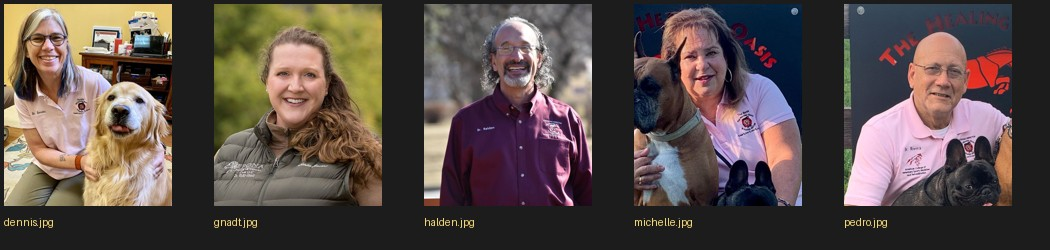
#> input picture apps/acupuncture-campaign/img/_faculty_proof.jpg, 1050 x 250 px
$ python -i photo-grade.py   (imports and definitions only)
#> lines starting #> are read from the running program, lines starting #| are printed output that depends on the picture
"""Photographic grading for the rescue's own photographs.
Exposure, contrast, shadow recovery, colour and sharpening only — nothing added
to the scene, nothing taken out of it."""
from PIL import Image, ImageEnhance, ImageFilter
import math

def luma_percentiles(im, lo=0.004, hi=0.996):
    h = im.convert("L").histogram()
    n = sum(h); c = 0; p_lo = 0; p_hi = 255
    for v, k in enumerate(h):
        c += k
        if p_lo == 0 and c >= n*lo: p_lo = v
        if c >= n*hi: p_hi = v; break
    return max(p_lo, 0), min(max(p_hi, p_lo+1), 255)

def build_lut(p_lo, p_hi, black=4, white=247, s=0.36, shadow=0.14, knee=0.80, gamma=1.0):
    lut = []
    for v in range(256):
        x = (v - p_lo) / float(p_hi - p_lo)          # levels
        x = min(1.0, max(0.0, x))
        x = x + s * x * (1 - x) * (2 * x - 1)        # S-curve contrast
        if shadow:                                    # recover the deep end
            x += shadow * math.exp(-((x / 0.22) ** 2)) * (1 - x) * 0.9
        if x > knee:                                  # roll the highlights off
            x = knee + (x - knee) * 0.55
        if gamma != 1.0:
            x = x ** (1.0 / gamma)
        x = min(1.0, max(0.0, x))
        lut.append(int(round(black + x * (white - black))))
    return lut

def warm(im, r=1.016, g=1.004, b=0.989):
    R, G, B = im.split()
    R = R.point(lambda v: min(255, int(v*r)))
    G = G.point(lambda v: min(255, int(v*g)))
    B = B.point(lambda v: min(255, int(v*b)))
    return Image.merge("RGB", (R, G, B))

def vignette(im, amount=0.16):
    w, h = im.size
    m = Image.new("L", (w, h), 255)
    px = m.load()
    cx, cy = w/2.0, h/2.0
    rmax = math.hypot(cx, cy)
    for y in range(0, h, 2):
        for x in range(0, w, 2):
            d = math.hypot(x-cx, y-cy)/rmax
            v = int(255 * (1 - amount * max(0.0, d-0.45)/0.55))
            for dy in (0,1):
                for dx in (0,1):
                    if x+dx < w and y+dy < h: px[x+dx, y+dy] = v
    dark = Image.new("RGB", (w, h), (0, 0, 0))
    return Image.composite(im, dark, m)

def grade(im, sat=1.14, s=0.36, shadow=0.14, sharp=(1.4, 95, 3), vig=0.08):
    p_lo, p_hi = luma_percentiles(im)
    lut = build_lut(p_lo, p_hi, s=s, shadow=shadow)
    out = im.point(lut * 3)
    out = warm(out)
    out = ImageEnhance.Color(out).enhance(sat)
    if vig: out = vignette(out, vig)
    out = out.filter(ImageFilter.UnsharpMask(radius=sharp[0], percent=sharp[1], threshold=sharp[2]))
    return out

>>> from PIL import Image
>>> picture = Image.open('../apps/acupuncture-campaign/img/_faculty_proof.jpg')
#> picture is the input picture: PIL image 1050x250 RGB; mean R, G, B 88.8, 76.6, 72.7
>>> result = grade(picture)
#> in luma_percentiles, `h = im.convert("L").histogram()`: h = 256 values, max 82256 at index 28, min 22 at index 249, mean 1025.4
#> in luma_percentiles, `n = sum(h)`: n = 262500
#> the loop in luma_percentiles, `for v, k in enumerate(h):` made 235 passes
#> (k, c, p_lo) on pass 4: (398, 1179, 3)
#> (c, p_hi) on pass 235: (261546, 234)
#> after the loop in luma_percentiles, `for v, k in enumerate(h):`: c = 261546; p_lo = 3
#> in grade, `p_lo, p_hi = luma_percentiles(im)`: p_hi = 234
#> the loop in build_lut, `for v in range(256):` made 256 passes
#> x on passes 1 to 12: 0.126, 0.126, 0.126, 0.126, 0.128, 0.131, 0.133, 0.136, 0.138, 0.14, 0.143, 0.145
#> after the loop in build_lut, `for v in range(256):`: lut = 256 values from 35 to 225
#> in grade, `out = im.point(lut * 3)`:
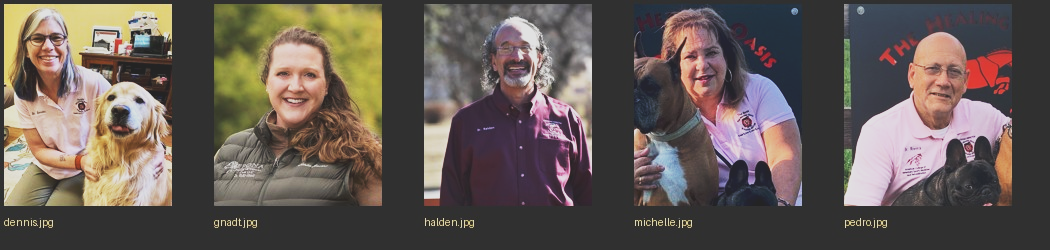
#> out: PIL image 1050x250 RGB; mean R, G, B 101.1, 91, 85.2
#> in warm, `R, G, B = im.split()`:
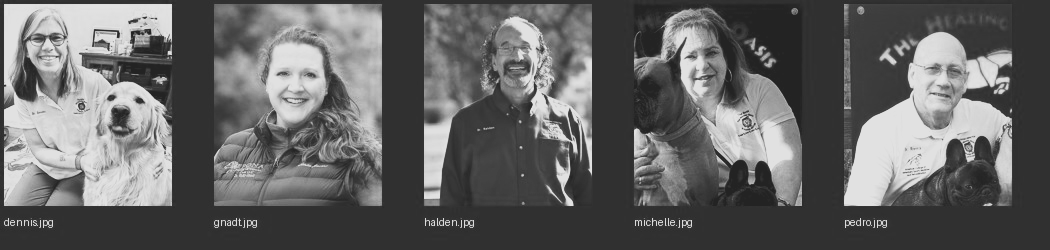
#> R: PIL image 1050x250 L; min 35, max 225, mean 101.1
#> in warm, `R, G, B = im.split()`:
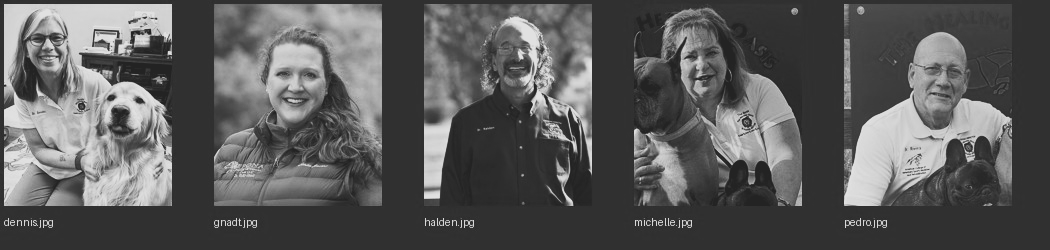
#> G: PIL image 1050x250 L; min 35, max 225, mean 91
#> in warm, `R, G, B = im.split()`:
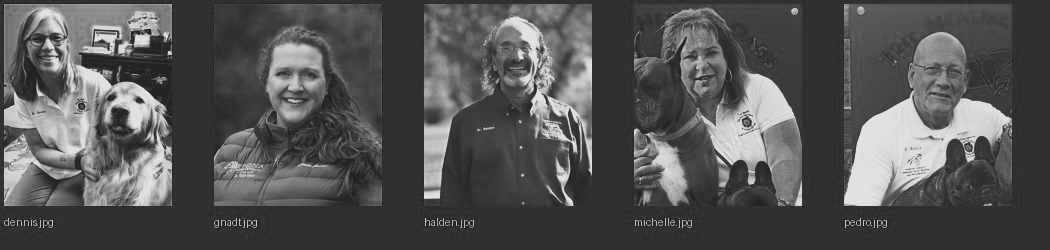
#> B: PIL image 1050x250 L; min 35, max 225, mean 85.2
#> in vignette, `m = Image.new("L", (w, h), 255)`: m: PIL image 1050x250 L; every value is 255
#> in vignette, `dark = Image.new("RGB", (w, h), (0, 0, 0))`: dark: PIL image 1050x250 RGB; every value is 0
#> in grade, `out = out.filter(ImageFilter.UnsharpMask(radius=sharp[0], percent=shar..`:
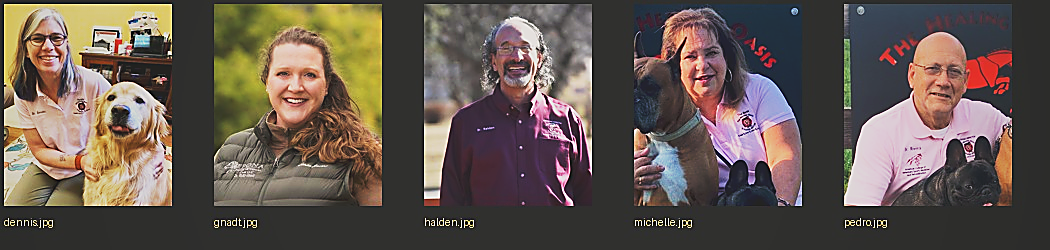
#> out: PIL image 1050x250 RGB; mean R, G, B 100.2, 88, 80

$ run again, on apps/acupuncture-campaign/img/a-b1.jpg
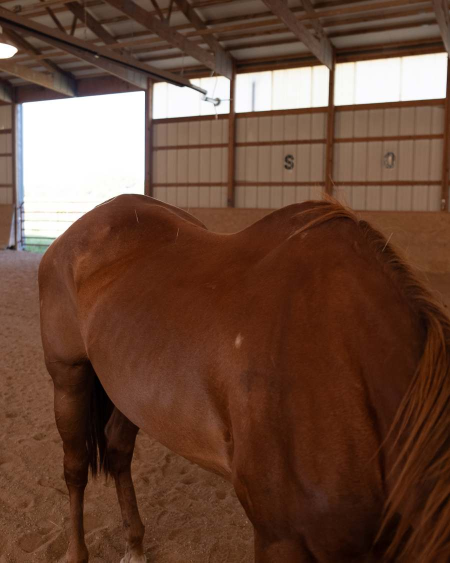
#> input picture apps/acupuncture-campaign/img/a-b1.jpg, 900 x 1125 px (shown at 1/2 size)
#> picture is the input picture: PIL image 900x1125 RGB; mean R, G, B 105.8, 73.1, 56.7
#> in luma_percentiles, `h = im.convert("L").histogram()`: h = 256 values, max 38111 at index 255, min 23 at index 0, mean 3955.1
#> n = 1012500
#> the loop in luma_percentiles, `for v, k in enumerate(h):` made 256 passes
#> (k, c, p_lo) on pass 8: (972, 4998, 7)
#> after the loop in luma_percentiles, `for v, k in enumerate(h):`: p_lo = 7
#> in grade, `p_lo, p_hi = luma_percentiles(im)`: p_hi = 255
#> the loop in build_lut, `for v in range(256):` made 256 passes
#> x on passes 1 to 8: 0.126, 0.126, 0.126, 0.126, 0.126, 0.126, 0.126, 0.126
#> after the loop in build_lut, `for v in range(256):`: lut = 256 values from 35 to 225
#> in warm, `R, G, B = im.split()`:
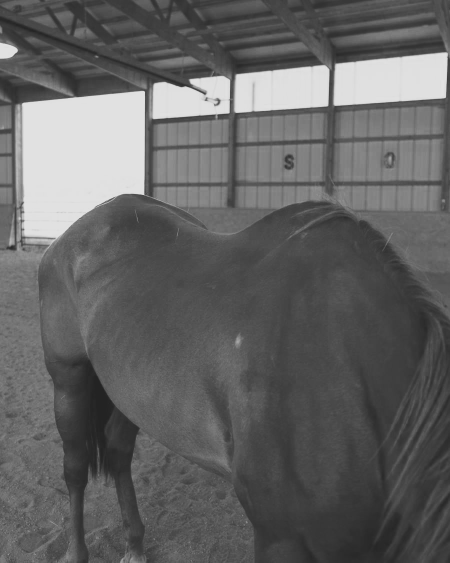
#> R: PIL image 900x1125 L (shown at 1/2 size); min 35, max 225, mean 99.1
#> in warm, `R, G, B = im.split()`:
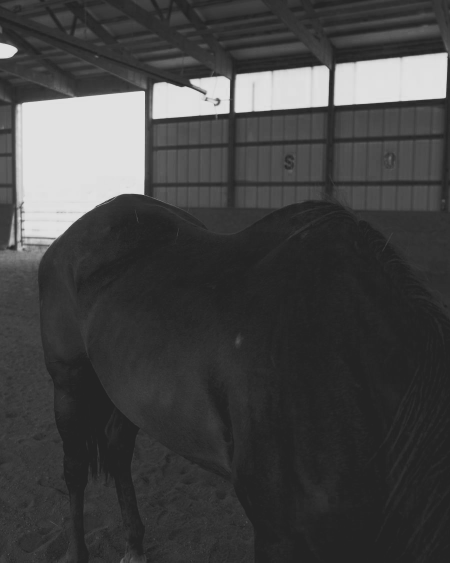
#> B: PIL image 900x1125 L (shown at 1/2 size); min 35, max 225, mean 67.4
#> m: PIL image 900x1125 L; every value is 255
#> dark: PIL image 900x1125 RGB; every value is 0

$ run again, on apps/acupuncture-campaign/img/a-b3.jpg
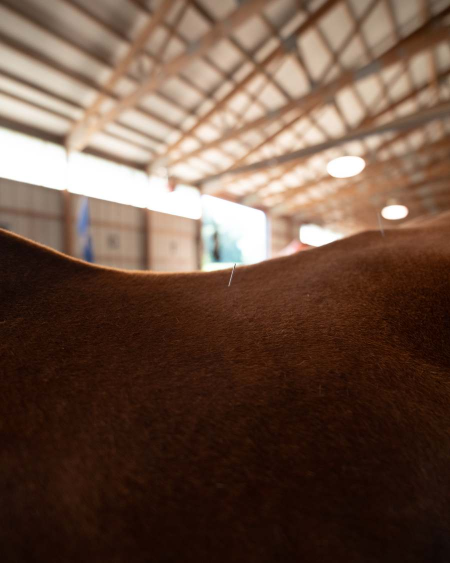
#> input picture apps/acupuncture-campaign/img/a-b3.jpg, 900 x 1125 px (shown at 1/2 size)
#> picture is the input picture: PIL image 900x1125 RGB; mean R, G, B 106.7, 81, 66.2
#> in luma_percentiles, `h = im.convert("L").histogram()`: h = 256 values, max 38385 at index 16, min 0 at index 0, mean 3955.1
#> n = 1012500
#> the loop in luma_percentiles, `for v, k in enumerate(h):` made 256 passes
#> (k, c, p_lo) on pass 12: (5968, 7742, 11)
#> after the loop in luma_percentiles, `for v, k in enumerate(h):`: p_lo = 11
#> in grade, `p_lo, p_hi = luma_percentiles(im)`: p_hi = 255
#> the loop in build_lut, `for v in range(256):` made 256 passes
#> x on passes 1 to 8: 0.126, 0.126, 0.126, 0.126, 0.126, 0.126, 0.126, 0.126
#> after the loop in build_lut, `for v in range(256):`: lut = 256 values from 35 to 225
#> in grade, `out = im.point(lut * 3)`:
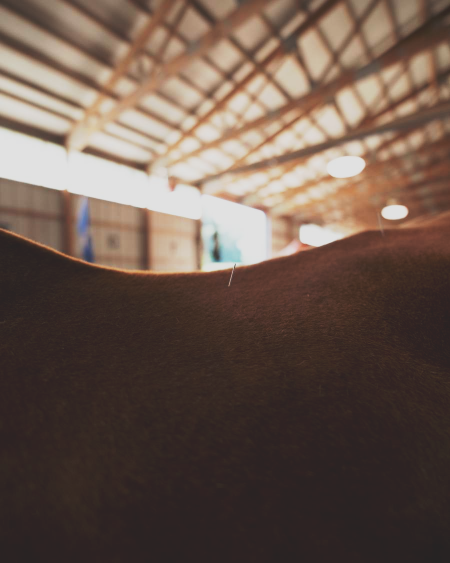
#> out: PIL image 900x1125 RGB (shown at 1/2 size); mean R, G, B 106.5, 87.8, 77.4
#> in warm, `R, G, B = im.split()`:
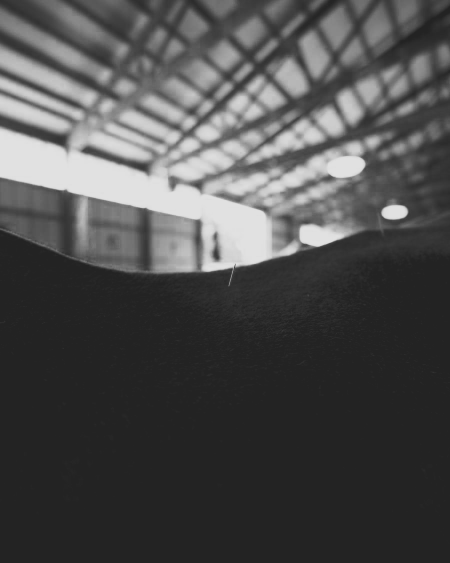
#> B: PIL image 900x1125 L (shown at 1/2 size); min 35, max 225, mean 77.4
#> m: PIL image 900x1125 L; every value is 255
#> dark: PIL image 900x1125 RGB; every value is 0

$ run again, on apps/acupuncture-campaign/img/a-b5.jpg
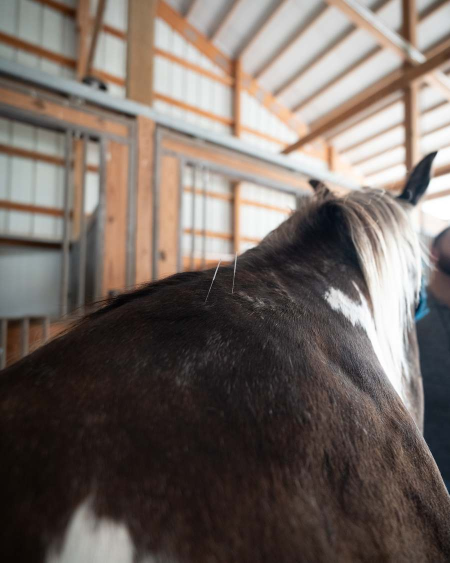
#> input picture apps/acupuncture-campaign/img/a-b5.jpg, 900 x 1125 px (shown at 1/2 size)
#> picture is the input picture: PIL image 900x1125 RGB; mean R, G, B 114.9, 104.1, 97.9
#> in luma_percentiles, `h = im.convert("L").histogram()`: h = 256 values, max 18062 at index 25, min 2 at index 0, mean 3955.1
#> n = 1012500
#> the loop in luma_percentiles, `for v, k in enumerate(h):` made 254 passes
#> (k, c, p_lo) on pass 11: (2505, 4149, 10)
#> after the loop in luma_percentiles, `for v, k in enumerate(h):`: c = 1010140; p_lo = 10
#> in grade, `p_lo, p_hi = luma_percentiles(im)`: p_hi = 253
#> the loop in build_lut, `for v in range(256):` made 256 passes
#> x on passes 1 to 8: 0.126, 0.126, 0.126, 0.126, 0.126, 0.126, 0.126, 0.126
#> after the loop in build_lut, `for v in range(256):`: lut = 256 values from 35 to 225
#> in warm, `R, G, B = im.split()`:
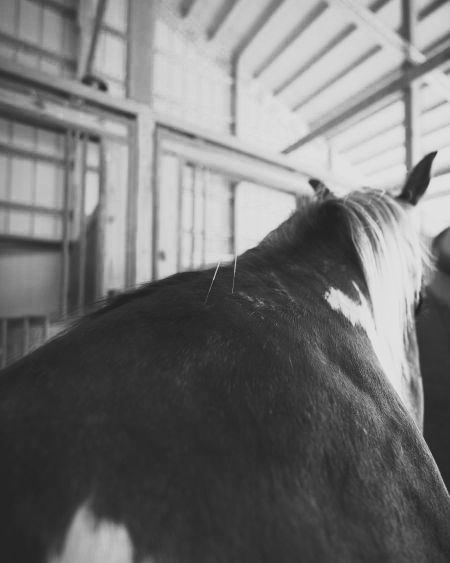
#> R: PIL image 900x1125 L (shown at 1/2 size); min 35, max 225, mean 115.4
#> in warm, `R, G, B = im.split()`:
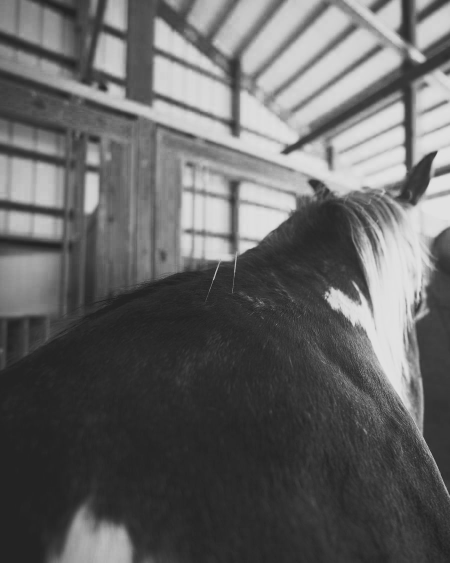
#> B: PIL image 900x1125 L (shown at 1/2 size); min 35, max 225, mean 100.6
#> m: PIL image 900x1125 L; every value is 255
#> dark: PIL image 900x1125 RGB; every value is 0
